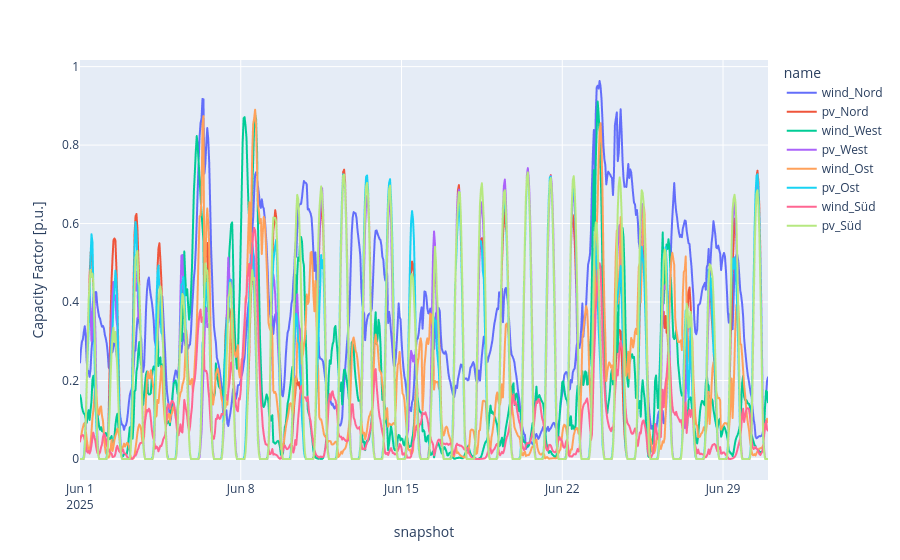

The notebook cell this image was saved under:
### Code cell
network.generators_t.p_max_pu.loc["2025-06"].plot(labels=dict(value="Capacity Factor [p.u.]"))

### Figure 1 — Plotly figure (JSON) as saved in the notebook; plotly's stock layout.template omitted (floating-point values rounded to 4 significant figures; data arrays with more than 128 entries replaced by an {"elided": "..."} marker saying what was removed)
{"data": [{"hovertemplate": "name=wind_Nord<br>snapshot=%{x}<br>Capacity Factor [p.u.]=%{y}<extra></extra>", "legendgroup": "wind_Nord", "line": {"color": "#636efa", "dash": "solid"}, "marker": {"symbol": "circle"}, "mode": "lines", "name": "wind_Nord", "showlegend": true, "type": "scattergl", "x": {"elided": "720 str values"}, "xaxis": "x", "y": {"elided": "720 float values"}, "yaxis": "y"}, {"hovertemplate": "name=pv_Nord<br>snapshot=%{x}<br>Capacity Factor [p.u.]=%{y}<extra></extra>", "legendgroup": "pv_Nord", "line": {"color": "#EF553B", "dash": "solid"}, "marker": {"symbol": "circle"}, "mode": "lines", "name": "pv_Nord", "showlegend": true, "type": "scattergl", "x": {"elided": "720 str values"}, "xaxis": "x", "y": {"elided": "720 float values"}, "yaxis": "y"}, {"hovertemplate": "name=wind_West<br>snapshot=%{x}<br>Capacity Factor [p.u.]=%{y}<extra></extra>", "legendgroup": "wind_West", "line": {"color": "#00cc96", "dash": "solid"}, "marker": {"symbol": "circle"}, "mode": "lines", "name": "wind_West", "showlegend": true, "type": "scattergl", "x": {"elided": "720 str values"}, "xaxis": "x", "y": {"elided": "720 float values"}, "yaxis": "y"}, {"hovertemplate": "name=pv_West<br>snapshot=%{x}<br>Capacity Factor [p.u.]=%{y}<extra></extra>", "legendgroup": "pv_West", "line": {"color": "#ab63fa", "dash": "solid"}, "marker": {"symbol": "circle"}, "mode": "lines", "name": "pv_West", "showlegend": true, "type": "scattergl", "x": {"elided": "720 str values"}, "xaxis": "x", "y": {"elided": "720 float values"}, "yaxis": "y"}, {"hovertemplate": "name=wind_Ost<br>snapshot=%{x}<br>Capacity Factor [p.u.]=%{y}<extra></extra>", "legendgroup": "wind_Ost", "line": {"color": "#FFA15A", "dash": "solid"}, "marker": {"symbol": "circle"}, "mode": "lines", "name": "wind_Ost", "showlegend": true, "type": "scattergl", "x": {"elided": "720 str values"}, "xaxis": "x", "y": {"elided": "720 float values"}, "yaxis": "y"}, {"hovertemplate": "name=pv_Ost<br>snapshot=%{x}<br>Capacity Factor [p.u.]=%{y}<extra></extra>", "legendgroup": "pv_Ost", "line": {"color": "#19d3f3", "dash": "solid"}, "marker": {"symbol": "circle"}, "mode": "lines", "name": "pv_Ost", "showlegend": true, "type": "scattergl", "x": {"elided": "720 str values"}, "xaxis": "x", "y": {"elided": "720 float values"}, "yaxis": "y"}, {"hovertemplate": "name=wind_Süd<br>snapshot=%{x}<br>Capacity Factor [p.u.]=%{y}<extra></extra>", "legendgroup": "wind_Süd", "line": {"color": "#FF6692", "dash": "solid"}, "marker": {"symbol": "circle"}, "mode": "lines", "name": "wind_Süd", "showlegend": true, "type": "scattergl", "x": {"elided": "720 str values"}, "xaxis": "x", "y": {"elided": "720 float values"}, "yaxis": "y"}, {"hovertemplate": "name=pv_Süd<br>snapshot=%{x}<br>Capacity Factor [p.u.]=%{y}<extra></extra>", "legendgroup": "pv_Süd", "line": {"color": "#B6E880", "dash": "solid"}, "marker": {"symbol": "circle"}, "mode": "lines", "name": "pv_Süd", "showlegend": true, "type": "scattergl", "x": {"elided": "720 str values"}, "xaxis": "x", "y": {"elided": "720 float values"}, "yaxis": "y"}], "layout": {"legend": {"title": {"text": "name"}, "tracegroupgap": 0}, "margin": {"t": 60}, "xaxis": {"anchor": "y", "domain": [0, 1], "title": {"text": "snapshot"}}, "yaxis": {"anchor": "x", "domain": [0, 1], "title": {"text": "Capacity Factor [p.u.]"}}}}
